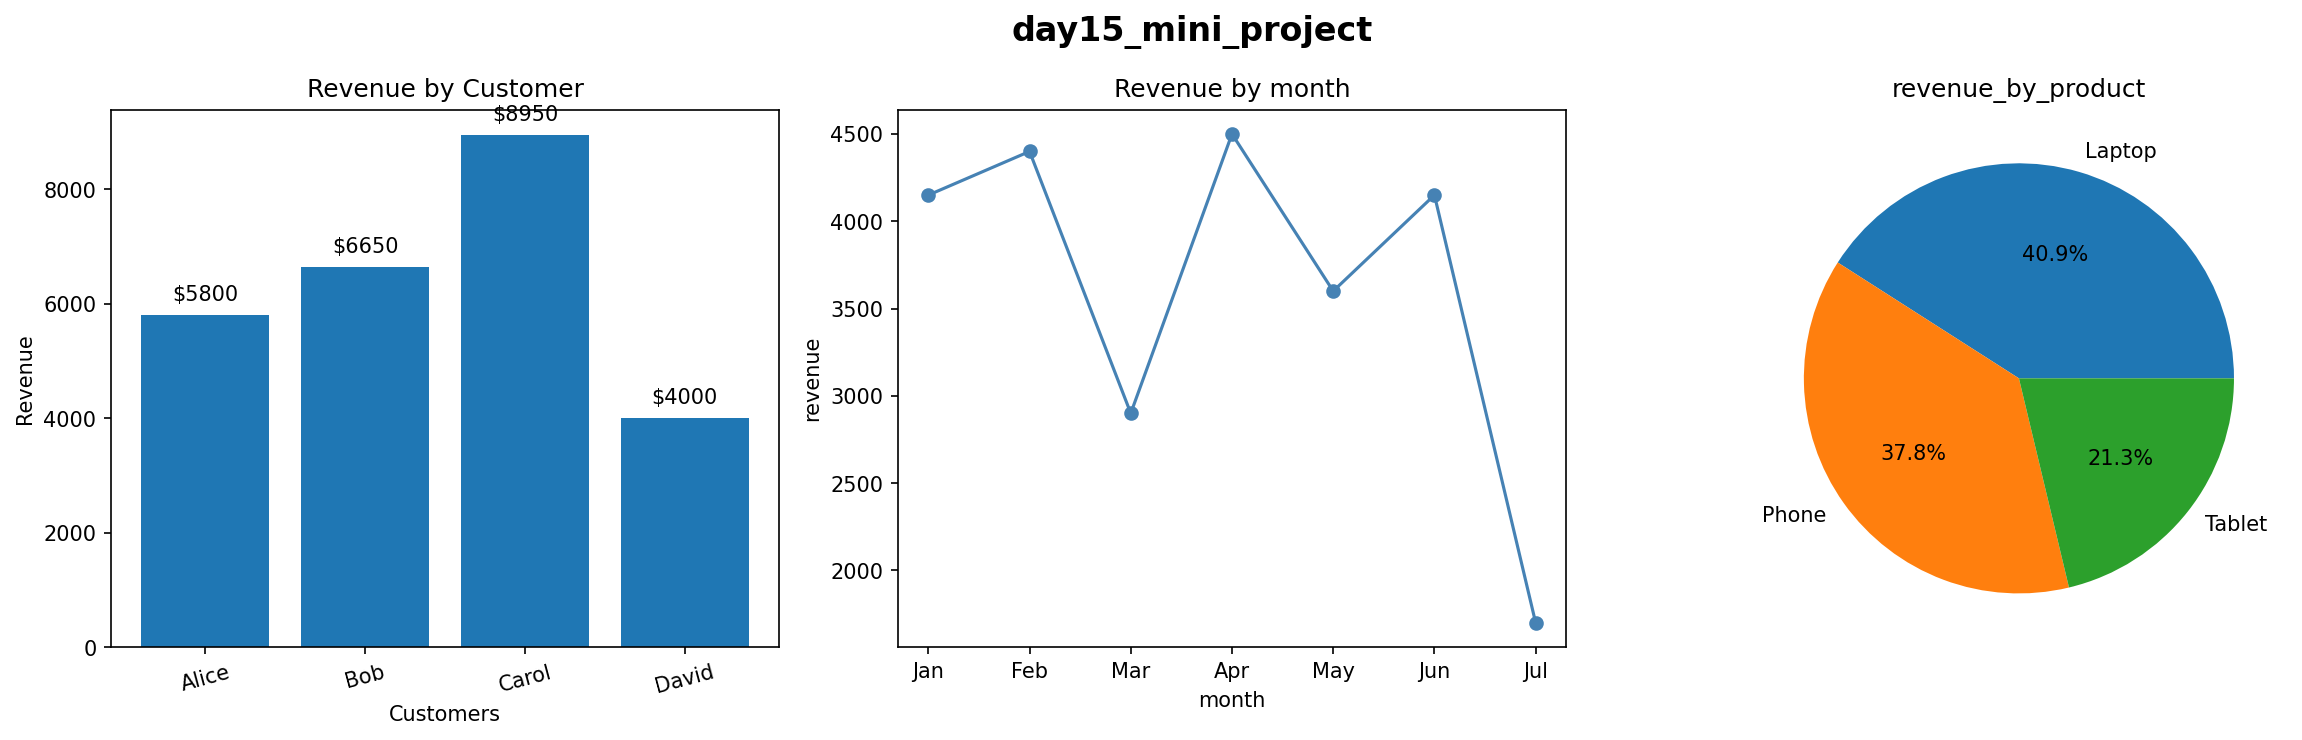

The script that saved this image:
import pandas as pd
import matplotlib.pyplot as plt
import numpy as np

data = {
    "order_id":   range(1, 21),
    "customer":   ["alice","BOB","carol","ALICE","bob","Carol","alice","BOB",
                   "david","carol","ALICE","bob","DAVID","carol","alice",
                   "BOB","david","CAROL","alice","bob"],
    "product":    ["Laptop","Phone","Tablet","Phone","Laptop","Laptop","Tablet",
                   "Phone","Laptop","Phone","Laptop","Tablet","Phone","Laptop",
                   "Phone","Tablet","Laptop","Phone","Tablet","Laptop"],
    "amount":     [1200,800,450,800,1200,1200,450,800,1200,800,
                   1200,450,800,1200,800,450,1200,800,450,None],
    "quantity":   [1,2,3,1,1,2,2,1,1,3,1,2,2,1,1,3,1,2,2,1],
    "date":       ["2024-01-10","2024-01-15","2024-01-20","2024-02-01",
                   "2024-02-10","2024-02-15","2024-03-01","2024-03-10",
                   "2024-03-15","2024-04-01","2024-04-10","2024-04-15",
                   "2024-05-01","2024-05-10","2024-05-15","2024-06-01",
                   "2024-06-10","2024-06-15","2024-07-01","2024-07-10"]
}

df = pd.DataFrame(data)
df_original = df.copy()



dimension = df.shape

null_values_qty= df.isnull().sum()

data_types=df.dtypes

header = df.head()




df["customer"] =df["customer"].str.title()
df["amount"] = df["amount"].fillna(df["amount"].median())
df["date"] = pd.to_datetime(df["date"], errors='coerce')



df["revenue"] = df["amount"] * df["quantity"]
df["month"] = df["date"].dt.month

# Top 3 customers by total revenue
# best seller by qty
# Revenue by month

top_3 = df.groupby("customer")["revenue"].sum().sort_values(ascending=False).head(3)

best_seller = df.groupby("product")["quantity"].sum()
print(best_seller.reset_index().sort_values("quantity", ascending=False))

revenue_by_month = df.groupby("month")["revenue"].sum()
print(revenue_by_month.reset_index().sort_values("month", ascending=True))



# Dashboard with 3 graph:
# 1. Bar chart: revenue by customer
# 2. Line chart: revenue by month
# 3. Pie chart: revenue by product

#1.-Bar chart
fig, axes = plt.subplots(1, 3, figsize=(16, 5))

revenue_by_customer = df.groupby("customer")["revenue"].sum().reset_index()

bar_chart = axes[0].bar(revenue_by_customer["customer"],revenue_by_customer["revenue"].values)
axes[0].set_title('Revenue by Customer')
axes[0].set_xlabel('Customers')
axes[0].tick_params(axis='x', rotation=15)
axes[0].set_ylabel('Revenue')
axes[0].bar_label(bar_chart, fmt="$%.0f", padding=5)
fig.suptitle("day15_mini_project", fontsize=16, fontweight='bold')
plt.tight_layout()




#2.-Line chart:

plot_chart = axes[1].plot(revenue_by_month.index,revenue_by_month.values,marker='o', color='steelblue')
axes[1].set_title('Revenue by month')
month_names = ["Jan","Feb","Mar","Apr","May","Jun","Jul"]
axes[1].set_xticks(revenue_by_month.index)
axes[1].set_xticklabels([month_names[m-1] for m in revenue_by_month.index])
axes[1].set_xlabel('month')
axes[1].set_ylabel('revenue')
plt.tight_layout()



# 3. Pie chart:
revenue_by_product = df.groupby("product")["revenue"].sum()
print(revenue_by_product)
axes[2].pie(revenue_by_product.values,labels=revenue_by_product.index,autopct='%1.1f%%')
axes[2].set_title("revenue_by_product")
plt.savefig("day15_mini_project.png", dpi=150, bbox_inches='tight')
plt.show()
